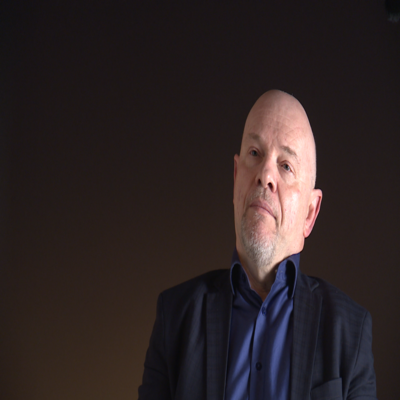
#> input picture notes/section2/chapter5/images/wilson.png, 400 x 400 px
$ python sking_segmentation.py
#> lines starting #> are read from the running program, lines starting #| are printed output that depends on the picture; after the words box and inside, x2 and y2 are one past the last pixel; in counts of white or black regions, pixels touching at a corner belong together
import cv2
import numpy as np

# Load the image
img = cv2.imread('./images/wilson.png')
#> img is the input picture: shape (400, 400, 3); mean B, G, R 36.7, 36.3, 46

# Convert the image to HSV color space, it is used for skin segmentation
# because it separates color info into hue, saturation and value components
# this makes it easier to make a skin color range
hsv = cv2.cvtColor(img, cv2.COLOR_BGR2HSV)
#> hsv: shape (400, 400, 3); mean H, S, V 65, 74.5, 48.4

# Define the range of skin color in HSV
lower_skin = np.array([0, 20, 70], dtype=np.uint8)
upper_skin = np.array([20, 255, 255], dtype=np.uint8)

# Create a binary mask for the skin area
mask = cv2.inRange(hsv, lower_skin, upper_skin)
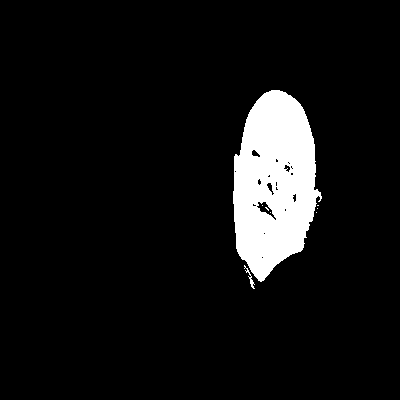
#> mask: shape (400, 400); 7.5% white; 8 white regions (6 under 20 px), largest, box (x1, y1, x2, y2) and area: (233, 90, 322, 282) 11918, (244, 265, 255, 289) 56

# Apply a Gaussian blur to the mask
mask = cv2.GaussianBlur(mask, (3, 3), 0)

# Perform morphological operations to remove noise and fill in gaps
kernel = cv2.getStructuringElement(cv2.MORPH_ELLIPSE, (11, 11))
mask = cv2.erode(mask, kernel, iterations=2)
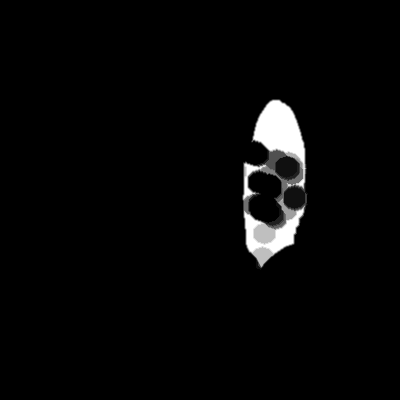
#> mask: shape (400, 400); min 0, max 255, mean 7
mask = cv2.dilate(mask, kernel, iterations=2)

# Apply the mask to the original image
result = cv2.bitwise_and(img, img, mask=mask)
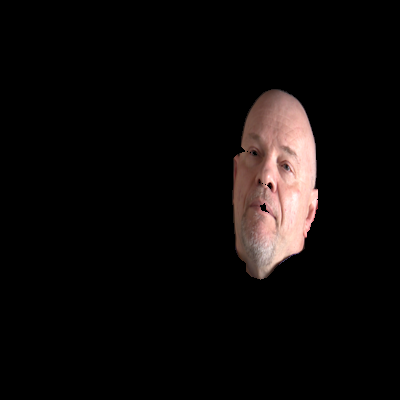
#> result: shape (400, 400, 3); mean B, G, R 10, 10.7, 14.1

# Display the results
cv2.imshow('Original Image', img)
cv2.waitKey(0)
cv2.destroyAllWindows()
cv2.imshow('Skin Segmentation', result)
cv2.waitKey(0)
cv2.destroyAllWindows()
